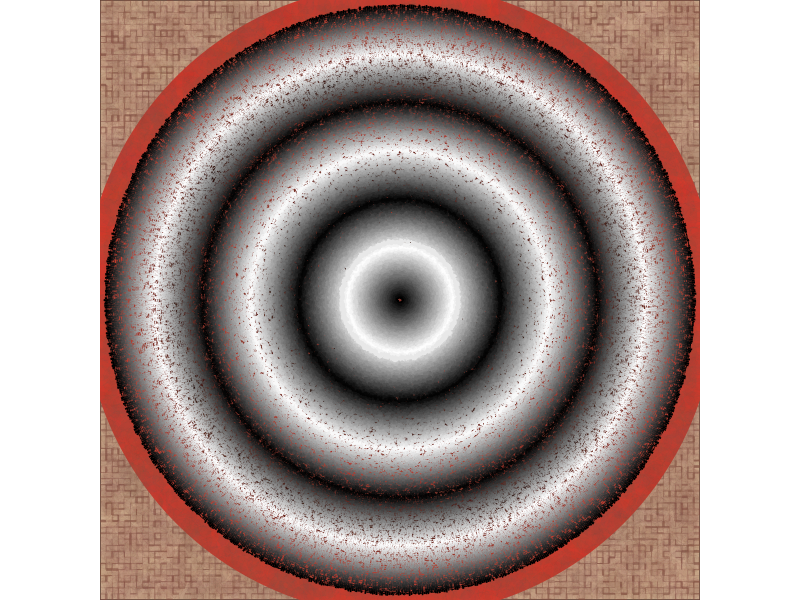
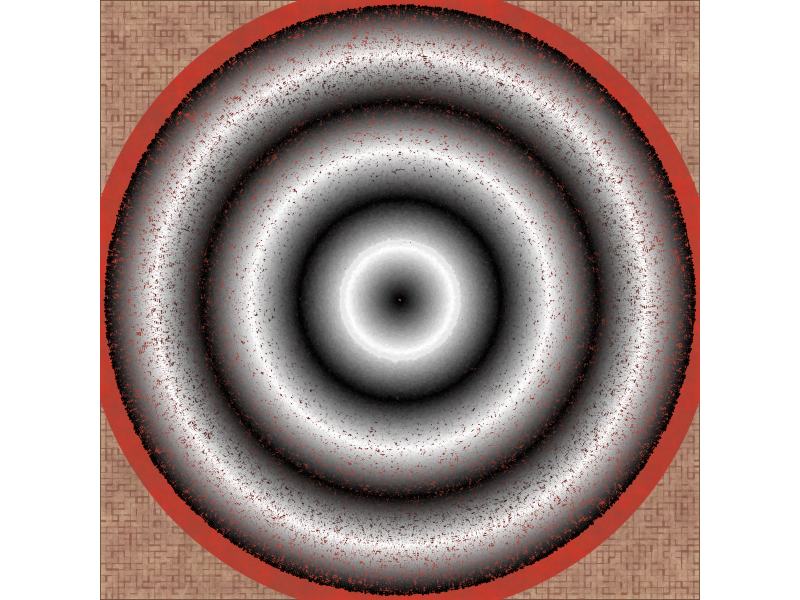

Reproduce these figures in R, in order.
#Diagonal Case Study

library(tidyverse)

n = 150
theta <- seq(0,2*pi, length.out = 1000)
circle <- tibble(x = cos(theta),
                 y = sin(theta))
radi <- seq(1,50, length.out = n)
group_names <- paste0("group", radi)
last_group <- tail(group_names,1)
jitter_trans <- seq(.5,.01, length.out = n)
colors <- colorRampPalette(c("#EB382A","#000000","#EB382A","#000000","#EB382A","#000000","#EB382A"))(n)
text_colors <- colorRampPalette(c("#000000","#ffffff","#000000","#ffffff","#000000","#ffffff","#000000"))(n)
circle_options <- list(radi,
                       group_names,
                       jitter_trans,
                       colors,
                       text_colors)

circles <- pmap_df(circle_options, ~circle |>
                     mutate(x = x * ..1,
                            y = y * ..1,
                            group = ..2) |>
                     mutate(x = if_else(group == last_group, x, jitter(x, amount = ..3)),
                            y = if_else(group == last_group, y, jitter(y, amount = ..3)),
                            fill = ..4,
                            color = ..5))

texture <- tibble(x = seq(-51,51, length.out = 100),
                  y = x) |> expand.grid()

circles |>
  ggplot(aes(x,y, group = group))+
  theme_void()+
  theme(plot.background = element_rect(fill = "#E4C8A6"))+
  geom_path(data = texture, linewidth = sample(seq(.01,.9, length.out = 20), nrow(texture), replace = TRUE), aes(group = x), color = "#845244", position = position_jitter(width = .002, height = .003),
            alpha = sample(seq(.01,.7, length.out = 20), nrow(texture), replace = TRUE))+
  geom_path(data = texture, linewidth = sample(seq(.01,.9, length.out = 20), nrow(texture), replace = TRUE), color = "#845244", position = position_jitter(width = .002, height = .003),
            alpha = sample(seq(.01,.7, length.out = 20), nrow(texture), replace = TRUE), aes(group = y))+
  geom_path(linewidth = 15, color = circles$fill)+

  geom_point(data = texture, aes(x,y), inherit.aes = FALSE, size = sample(seq(5,10, length.out = 20), nrow(texture), replace = TRUE), color = "#845244", position = position_jitter(width = .02, height = .03),
             alpha = sample(seq(.01,.08, length.out = 20), nrow(texture), replace = TRUE))+
  geom_path(linewidth = sample(seq(.1, 1.5, length.out = 50), nrow(circles), replace = TRUE), position = position_jitter(width = .05, height = .08),
            color = circles$color)+
  coord_equal(expand = FALSE)
  

ggsave("14 aesemic.png",
       device = "png",
       dpi = 300,
       bg = "transparent")
